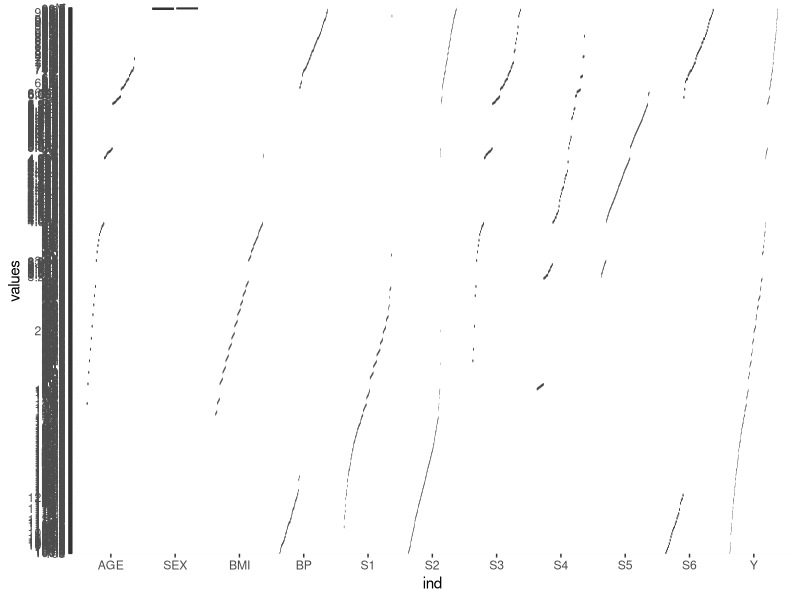
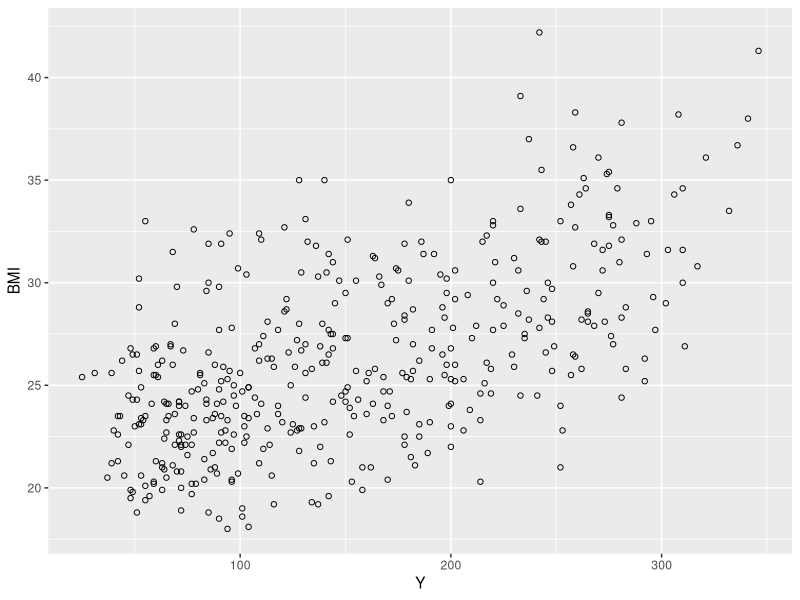
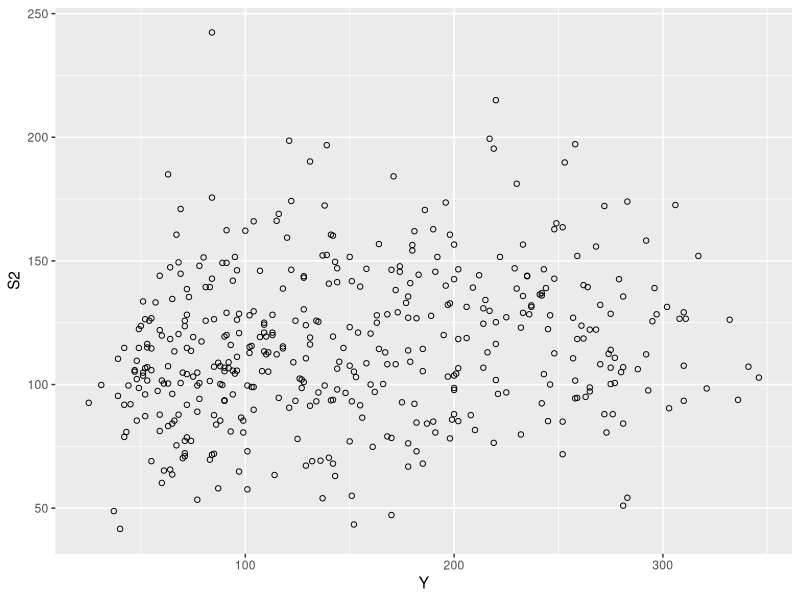
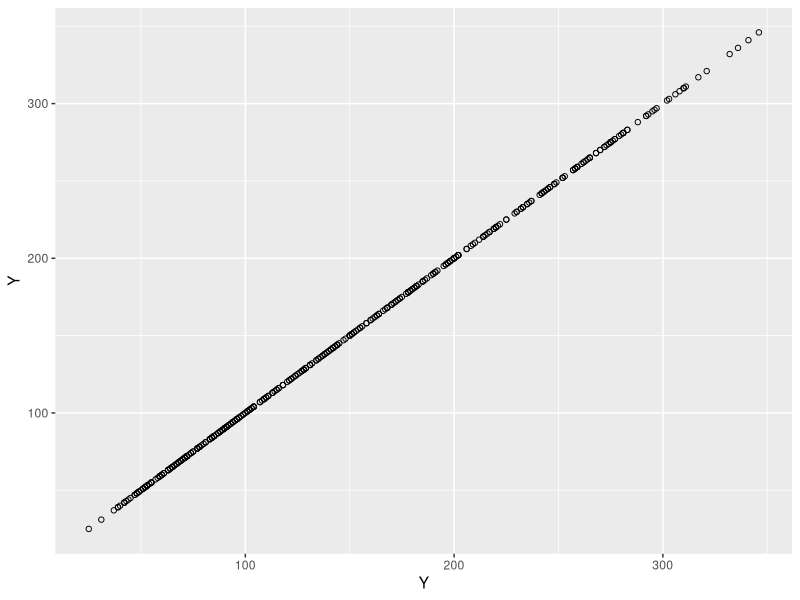
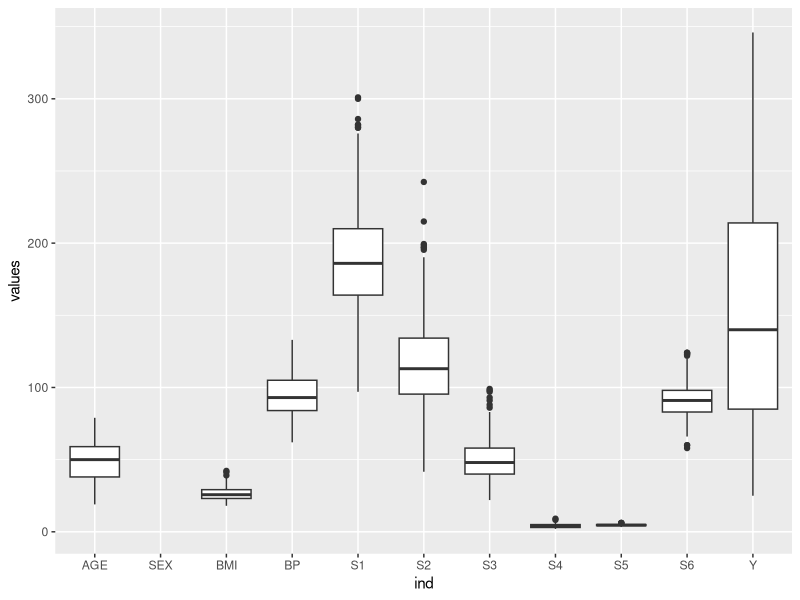

Generate these figures, in order, with R: (Note: this script raises an error after producing the figures.)
#Proyecto final entornos DS (R)
library(ggplot2)

#Cargar los datos en R.
#Eliminar los missing values, que estan codicados como -9999.00.
setwd("/home/osboxes/app/Master-BigData-CIFF-2016/entornos-DS-R")
diabetesdf <- read.table('diabetes.data',header=TRUE,na.strings = '-9999.0',skip=0)
#diabetesdf[diabetesdf=='-9999.0'] <- NA


diabetesdfwork<-na.omit(diabetesdf)
which(is.na(diabetesdfwork))
#Ver el tipo de cada una de las variables.
str(diabetesdfwork)

#Realizar un analisis estadIstico de las variables
summary(diabetesdfwork)
head(diabetesdfwork)
head(diabetesdf)

#Hacer un GRAFICO de cajas (boxplot) donde se pueda ver la informacion anterior de #forma GRAFICA
#boxplot(diabetesdfwork, use.cols = TRUE)
ggplot(stack(diabetesdfwork), aes(x = ind, y = values)) +
  geom_boxplot()

#Calcular la media para las columnaslas que tienen SEX=M y la
#media para las columnaslas que tienen SEX=F, utilizando la
#funcion tapply
#Paracada columna
tapply(diabetesdfwork$AGE, diabetesdfwork$SEX=='M',mean)
tapply(diabetesdfwork$BMI, diabetesdfwork$SEX=='M',mean)
tapply(diabetesdfwork$BP, diabetesdfwork$SEX=='M',mean)
tapply(diabetesdfwork$S1, diabetesdfwork$SEX=='M',mean)
tapply(diabetesdfwork$S2, diabetesdfwork$SEX=='M',mean)
tapply(diabetesdfwork$S3, diabetesdfwork$SEX=='M',mean)
tapply(diabetesdfwork$S4, diabetesdfwork$SEX=='M',mean)
tapply(diabetesdfwork$S5, diabetesdfwork$SEX=='M',mean)
tapply(diabetesdfwork$S6, diabetesdfwork$SEX=='M',mean)
#Para todas las columnas
tapply(diabetesdfwork[,1],diabetesdfwork$SEX, mean)

#Calcular la correlacion de todas las variables numericas con
#la variable Y
cor(diabetesdfwork[-2],use="everything")

#grafica con la mayor correlacion
ggplot(diabetesdfwork, aes(x = Y, y = BMI)) +  geom_point(shape=1) 

#grafica con la menor correlacion
ggplot(diabetesdfwork, aes(x = Y, y = S2)) +  geom_point(shape=1) 

#grafica si la correlacion fuese =1. Lo que pasaría es que todos los puntos estarían en la recta de regresion básica por defecto
ggplot(diabetesdfwork, aes(x = Y, y = Y)) +  geom_point(shape=1) 

#cmabiar la variable sex a numerica para poder obtener los quantiles
diabdfcategorical<-diabetesdfwork
dataframe<-head(diabdfcategorical)
diabdfcategorical$SEX<-factor(as.numeric(diabdfcategorical$SEX))
diabdfcategorical$SEX<-as.numeric(diabdfcategorical$SEX)
str(diabdfcategorical)

# ploteamos las variales para detectar posibles desviaciones de outliers
ggplot(stack(diabdfcategorical), aes(x = ind, y = values)) +
  geom_boxplot()

#Funcion que detecta y elimina los outliers con el rango intercuartil sobre el dataset sin variables categoricas
outliersf <- function(dataframe){
  columns<-colnames(dataframe)
  for (xcol in columns) {
    quantiles<-quantile(dataframe[[xcol]])
    print(quantiles)
    q3<-quantiles[4]
    q1<-quantiles[2]
    irange<-3*(quantiles[4]-quantiles[2])
    dataframe[dataframe[[xcol]] > q3+irange,xcol] 
    dataframe[dataframe[[xcol]] < q1-irange,xcol]  
    print(sum(is.na(dataframe)))
    na.omit(dataframe)
  }
}

#Limpiamos el dataset con el MAD
medianas<-lapply(diabetesdfwork,median)
mads<-lapply(diabetesdfwork, mad)
vec_out_inf<-c() #vamos a guardar los límites inferiores para considerar outliers
vec_out_sup<-c() #vamos a guardar los límites superiores para considerar outliers
for (i in 1:length(medianas)){
   vec_out_sup[i]<-medianas[[i]]+ (3*(mads[[i]]))
   vec_out_inf[i]<-medianas[[i]]- (3*(mads[[i]]))
   }
# Eliminamos los registros que tienen alguna variable con valor superior o inferior a los valores tomados como límite de outliers
diabetes_sin_out<-diabetesdfwork
for (i in 1:length(diabetes_sin_out[1,])){
   if(mads[[i]]>0){  
   diabetes_sin_out<-subset(diabetes_sin_out, diabetes_sin_out[,i]>=vec_out_inf[i] & diabetes_sin_out[,i]<=vec_out_sup[i])
   }
}

#separar los datasets en dos fragmentos
indices<-sample(1:nrow(diabdfcategorical),nrow(diabdfcategorical)*70/100)
train<-diabdfcategorical[indices,]
indices<-sample(1:nrow(diabdfcategorical),nrow(diabdfcategorical)*30/100)
test<-diabdfcategorical[indices,]

#escalar los datos para que tenga media cero y varianza 1
escale_dataset<-function(dataframe){
  columns<-colnames(dataframe)
  for (xcol in columns) {
    newdataframe<-apply(dataframe,c(1,2),function(x,y) (x-mean(y))/sd(y),y=xcol )
  }
  
  return(newdataframe)
}
#escalar los datos para que tenga media cero y varianza 1
scaled<-scale(train)
head(diabetesdf)

#Realizar un modelo de regresion lineal de la variable de respuesta sobre el resto y ajustarlo por #minimos cuadrados usando unicamente los datos del conjunto de entrenamiento.
l_regr<-lm(Y~AGE+SEX+BMI+BP+S1+S2+S3+S4+S5+S6, data=train)
Y<- predict(l_regr)

#Calcular el error cuadratico medio de los datos del conjunto de entrenamiento y de los datos del #conjunto de test
err_cuad_medio<-(sum((train$Y-Y_esperado)^2))/dim(train)[1]

